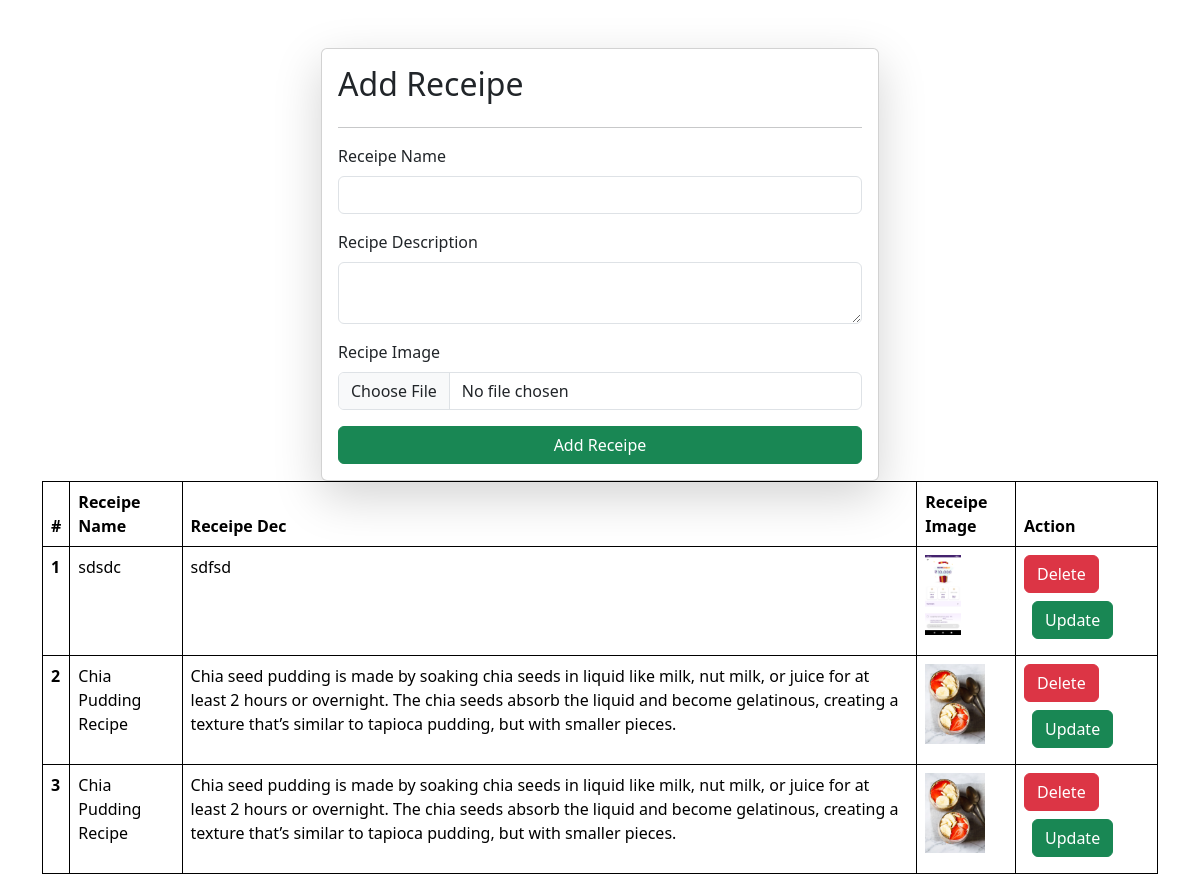
The app's page /receipes/, older data.
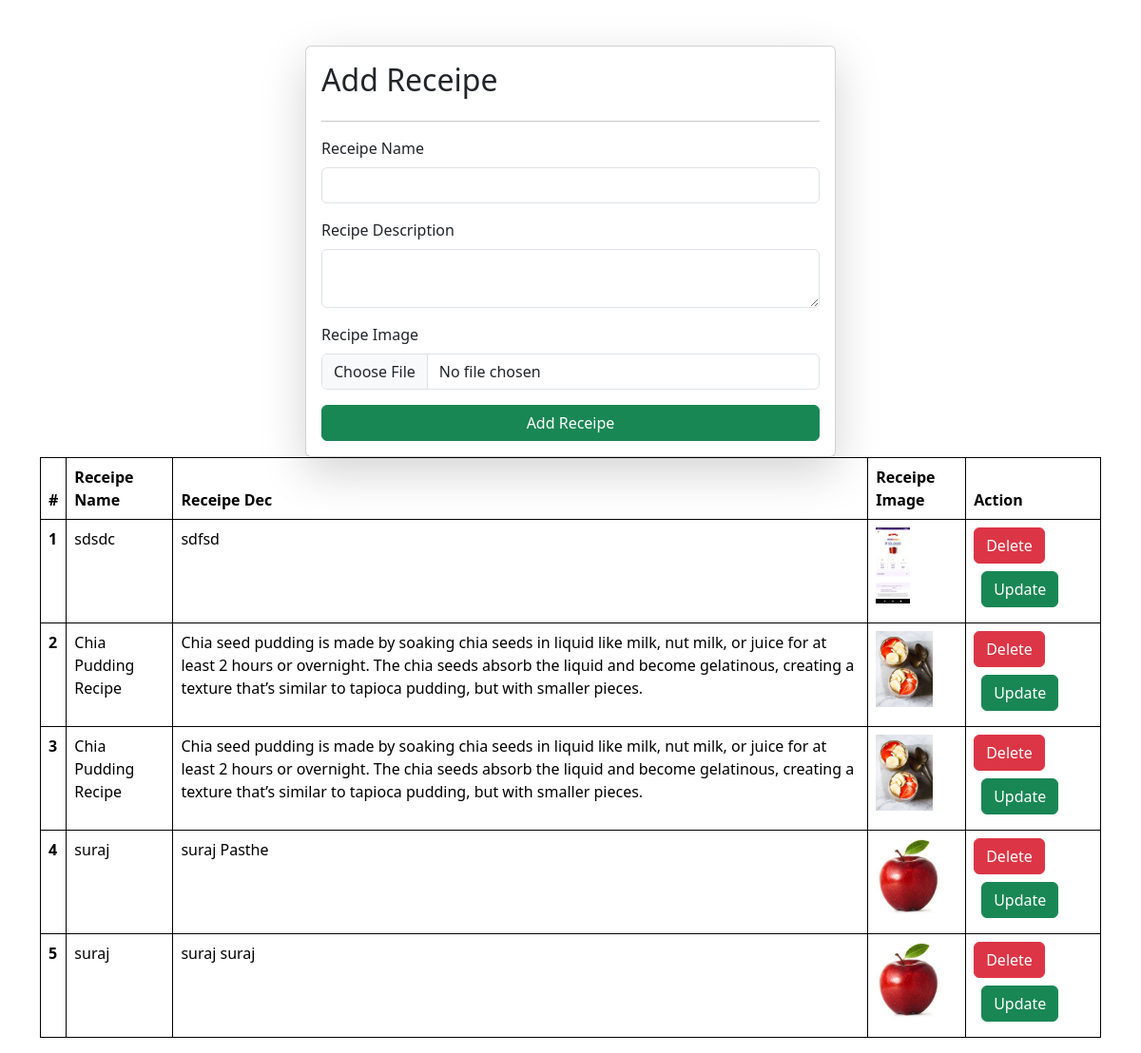
The same page, newer data.
### vege/models.py (models this page shows)
class Receipe(models.Model):
    receipe_name = models.CharField(max_length=100)
    receipe_decription = models.TextField()
    receipe_image = models.ImageField(upload_to="receipe")

### vege/views.py (the view, shortened to what this page needs)
# urls.py: path('receipes/', receipes , name="receipes"),
def receipes(request):
    queryset = Receipe.objects.all()
    context = {"receipe": queryset}
    return render(request, "receipes.html", context)

### vege/templates/receipes.html (shortened to what this page needs)
{% extends "base.html" %}
{% block start %}
<div class="container mt-5">
    <form class = "col-6 mx-auto card p-3 shadow-lg" method="post" enctype="multipart/form-data">
        <h2>Add Receipe</h2>
        <hr>
        <div class="mb-3">
          <label for="exampleInputEmail1" class="form-label">Receipe Name</label>
          <input type="text" name="receipe_name" required class="form-control" >
        </div>
        <div class="mb-3">
          <label for="exampleInputPassword1"  class="form-label">Recipe Description</label>
          <textarea class="form-control" name="receipe_decription" required></textarea>
        </div>
        <div class="mb-3">
            <label for="exampleInputPassword1" class="form-label">Recipe Image</label>
            <input name="receipe_image" type="file" class="form-control" >
          </div>
        <button type="submit" class="btn btn-success">Add Receipe</button>
      </form>
    <table class="table">
      <thead>
        <tr>
          <th scope="col">#</th>
          <th scope="col">Receipe Name</th>
          <th scope="col">Receipe Dec</th>
          <th scope="col">Receipe Image</th>
          <th scope="col">Action</th>
        </tr>
      </thead>
      <tbody>
        {% for rec in receipe %}
        <tr>
          <th scope="row">{{forloop.counter}}</th>
          <td>{{rec.receipe_name}}</td>
          <td>{{rec.receipe_decription}}</td>
          <td>
            <img src="/media/{{rec.receipe_image}}" style="height: 80px;"></img>
          </td>
          <td>
            <a href= "/delete-receipe/{{rec.id}}/" class="btn btn-danger">Delete<a>
              <a href= "/update-receipe/{{rec.id}}/" class="btn btn-success m-2">Update<a></a>
          </td>
        </tr>
        {% endfor %}
      </tbody>
    </table>
</div>
{% endblock %}

### home/templates/base.html (shortened to what this page needs)
<!DOCTYPE html>
<html lang="en">
<head>
    <link href="https://cdn.jsdelivr.net/npm/bootstrap@5.3.3/dist/css/bootstrap.min.css" rel="stylesheet">
</head>
<body>
    {% block start%}
    {% endblock %}
</body>
</html>

### home/templates/base.html (style rules this page uses)
table, th, td { border: 1px solid black; }

Row changes from the older to the newer data that the page shows:
added Receipe: receipe_name "suraj", receipe_decription "suraj Pasthe", receipe_image (picture)
added Receipe: receipe_name "suraj", receipe_decription "suraj suraj", receipe_image (picture)
